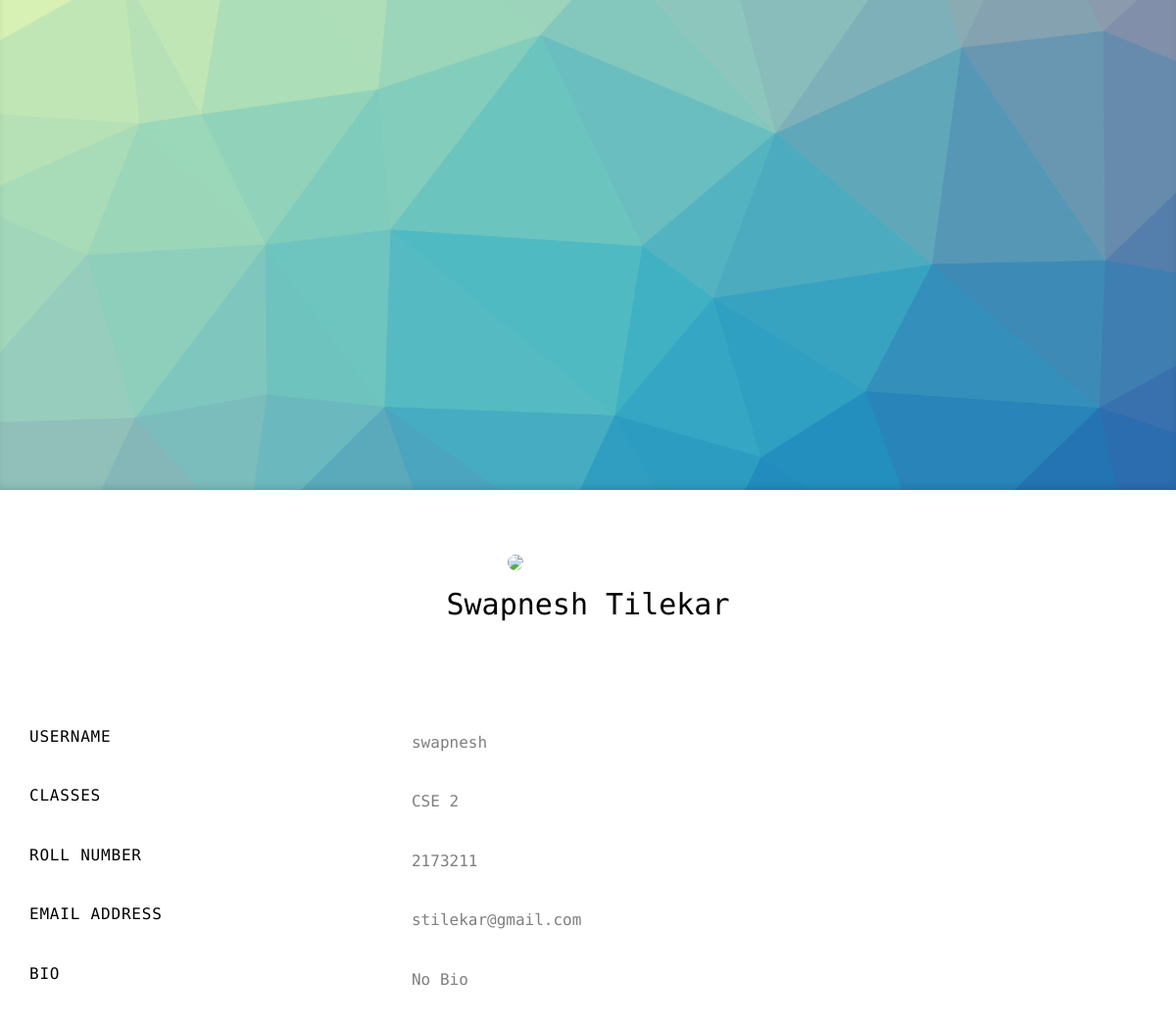
/profile/swapnesh (signed in), run on the app's committed database.
### webpages/models.py (models this page shows, shortened)
class Profile(models.Model):
	user =  models.OneToOneField(User, on_delete=models.CASCADE)
	s_fullname = models.CharField(max_length=200)
	s_email = models.CharField(max_length=200)
	s_rollno = models.IntegerField(blank=False, null=True)
	s_class = models.CharField(max_length=200,blank=True, null=True)
	s_bio = models.CharField(max_length=200,blank=True, null=True, default='No Bio')

### webpages/views.py (the view)
# urls.py: path('profile/<slug:s_username>', views.profile, name='profile'),
@login_required(login_url="/")
def profile(request, s_username):
	user_obj = Profile.objects.filter(user__username=s_username)
	for obj in user_obj:
		s_fullname = obj.s_fullname
		s_rollno = obj.s_rollno
		s_class = obj.s_class
		s_email = obj.s_email
		s_bio = obj.s_bio
	content = {
		's_username':s_username,
		's_fullname':s_fullname,
		's_rollno':s_rollno,
		's_class':s_class,
		's_email':s_email,
		's_bio': s_bio,
	}
	return render(request,'webpages/profile.html', content)

### webpages/templates/webpages/profile.html (shortened to what this page needs)
<!DOCTYPE html>
<html class="no-js">
	<head>
	{% load staticfiles%}
	<link rel="stylesheet" href="{% static 'webpages/profile_style/css/animate.css' %}">
	<link rel="stylesheet" href="{% static 'webpages/profile_style/css/icomoon.css' %}">
	<link rel="stylesheet" href="{% static 'webpages/profile_style/css/bootstrap.css' %}">
	<link rel="stylesheet" href="{% static 'webpages/profile_style/css/style.css' %}">
	<link rel="stylesheet" href="{% static 'webpages/profile_style/css/magnific-popup.css' %}">
	</head>
	<body>
	<div id="fh5co-header" style="background-image: url({% static 'webpages/profile_style/images/polygon.png' %})" data-stellar-background-ratio="0.5">
		<div class="overlay"></div>
		<div class="bio-photo text-center">
			<a href="index.html"><img src="{% static 'webpages/profile_style/images/person_2.jpg' %}"></a>
		</div>
	</div>
	<div class="row">
		<div style="padding-top: 100px;text-align: center;" class="col-md-12">
			<h2>{{s_fullname}}</h2>
		</div>
	</div>
	<div id="fh5co-main">
	<div class="fh5co-section" style="padding-top: 0px;padding-bottom: 0px;">
		<div class="container">
			<div class="row">
				<div class="col-md-4 col-sm-4 col-xs-12 section-heading">
						<h2>UserName</h2>
				</div>
				<div class="col-md-8 col-sm-8 col-xs-12">
					<div class="row">
						<div class="col-md-12">
							<p>{{s_username}}</p>
						</div>
					</div>
				</div>
			</div>
		</div>
	</div>
	<div class="fh5co-section" style="padding-top: 0px;padding-bottom: 0px;">
		<div class="container">
			<div class="row">
				<div class="col-md-4 col-sm-4 col-xs-12 section-heading">
						<h2>Classes</h2>
				</div>
				<div class="col-md-8 col-sm-8 col-xs-12">
					<div class="row">
						<div class="col-md-12">
							<p>{{s_class}}</p>
						</div>
					</div>
				</div>
			</div>
		</div>
	</div>
	<div class="fh5co-section" style="padding-top: 0px;padding-bottom: 0px;">
		<div class="container">
			<div class="row">
				<div class="col-md-4 col-sm-4 col-xs-12 section-heading">
						<h2>Roll Number</h2>
				</div>
				<div class="col-md-8 col-sm-8 col-xs-12">
					<div class="row">
						<div class="col-md-12">
							<p>{{s_rollno}}</p>
						</div>
					</div>
				</div>
			</div>
		</div>
	</div>
	<div class="fh5co-section" style="padding-top: 0px;padding-bottom: 0px;">
		<div class="container">
			<div class="row">
				<div class="col-md-4 col-sm-4 col-xs-12 section-heading">
						<h2>Email Address</h2>
				</div>
				<div class="col-md-8 col-sm-8 col-xs-12">
					<div class="row">
						<div class="col-md-12">
							<p>{{s_email}}</p>
						</div>
					</div>
				</div>
			</div>
		</div>
	</div>
	<div class="fh5co-section" style="padding-top: 0px;padding-bottom: 0px;">
		<div class="container">
			<div class="row">
				<div class="col-md-4 col-sm-4 col-xs-12 section-heading">
						<h2>Bio</h2>
				</div>
				<div class="col-md-8 col-sm-8 col-xs-12">
					<div class="row">
						<div class="col-md-12">
							<p>{{s_bio}}</p>
						</div>
					</div>
				</div>
			</div>
		</div>
	</div>
	</body>
</html>

### webpages/static/webpages/profile_style/css/style.css (style rules this page uses)
html, body { overflow-x: hidden; }
body { font-family: "Source Code Pro", monospace; font-weight: 400; font-size: 16px; line-height: 1.9; color: #7f7f7f; background: #fff; position: relative; }
a { color: #52d3aa; position: relative; -webkit-transition: 0.3s; -o-transition: 0.3s; transition: 0.3s; display: -moz-inline-stack; display: inline-block; zoom: 1; *display: inline; }
a:after { bottom: 0; left: 0; position: absolute; height: 5px; width: 100%; z-index: -1; content: ""; background: #e6e6e6; -webkit-transition: 0.3s; -o-transition: 0.3s; transition: 0.3s; }
p { margin-bottom: 30px; margin-top: 0; padding-top: 0; }
h1, h2, h3, h4, h5, h6, figure { color: #000; font-family: "Source Code Pro", monospace; font-weight: 400; margin: 0 0 30px 0; }
#fh5co-header { background-repeat: no-repeat; background-size: cover; background-attached: fixed; height: 500px; width: 100%; position: relative; z-index: 2; -webkit-box-shadow: inset 0px -5px 11px -6px rgba(0, 0, 0, 0.25); -moz-box-shadow: inset 0px -5px 11px -6px rgba(0, 0, 0, 0.25); box-shadow: inset 0px -5px 11px -6px rgba(0, 0, 0, 0.25); }
#fh5co-header .overlay { position: absolute; top: 0; left: 0; right: 0; bottom: 0; z-index: 3; background: transparent; }
#fh5co-header .bio-photo { z-index: 20; position: absolute; bottom: 0; margin-bottom: -92px; left: 50%; margin-left: -92px; }
#fh5co-header .bio-photo img { -webkit-border-radius: 50%; -moz-border-radius: 50%; -ms-border-radius: 50%; border-radius: 50%; border: 10px solid #fff; }
#fh5co-header .bio-photo a:after { display: none !important; }
#fh5co-main { padding-top: 5em; }
#fh5co-main .section-heading h2 { text-transform: uppercase; letter-spacing: .05em; font-size: 16px; color: #000; }
.fh5co-section { padding: 7em 0; }

### data on the page
Profile: s_fullname "Swapnesh Tilekar", s_class "CSE 2", s_email "stilekar@gmail.com", s_bio "No Bio"

### other printed values
{{ s_username }} "swapnesh"
{{ s_rollno }} "2173211"
